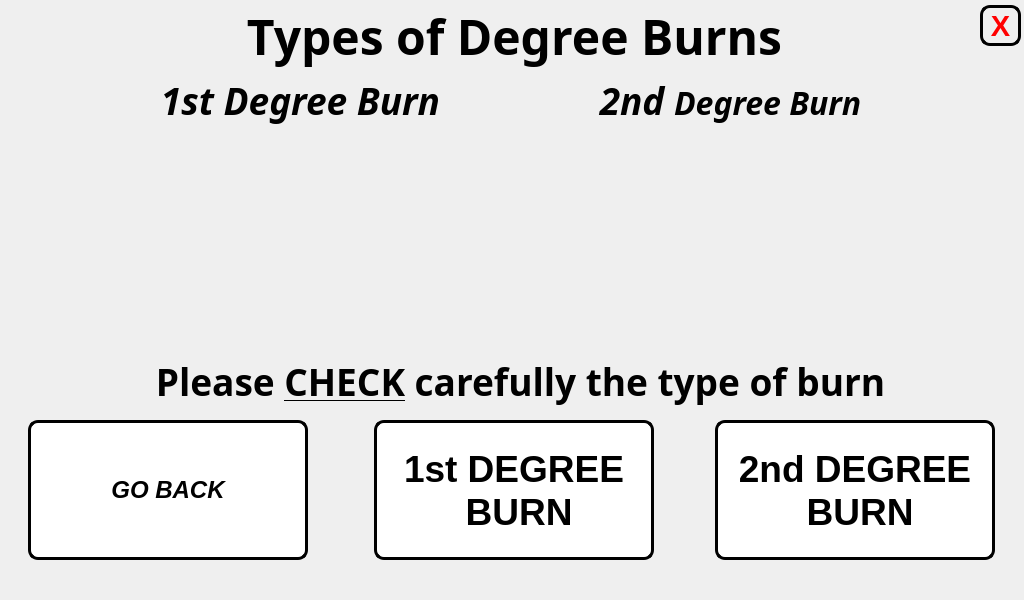
<?xml version="1.0" encoding="UTF-8"?>
<ui version="4.0">
 <class>step_4_window</class>
 <widget class="QMainWindow" name="step_4_window">
  <property name="geometry">
   <rect>
    <x>0</x>
    <y>0</y>
    <width>1024</width>
    <height>600</height>
   </rect>
  </property>
  <property name="minimumSize">
   <size>
    <width>1024</width>
    <height>600</height>
   </size>
  </property>
  <property name="maximumSize">
   <size>
    <width>1024</width>
    <height>600</height>
   </size>
  </property>
  <property name="windowTitle">
   <string>Types of Burns</string>
  </property>
  <widget class="QWidget" name="centralwidget">
   <widget class="QLabel" name="title_step_4">
    <property name="geometry">
     <rect>
      <x>9</x>
      <y>1</y>
      <width>1011</width>
      <height>71</height>
     </rect>
    </property>
    <property name="font">
     <font>
      <family>Unispace</family>
      <pointsize>18</pointsize>
      <weight>75</weight>
      <bold>true</bold>
     </font>
    </property>
    <property name="text">
     <string>&lt;html&gt;&lt;head/&gt;&lt;body&gt;&lt;p align=&quot;center&quot;&gt;&lt;span style=&quot; font-size:36pt;&quot;&gt;Types of Degree Burns&lt;/span&gt;&lt;/p&gt;&lt;/body&gt;&lt;/html&gt;</string>
    </property>
    <property name="alignment">
     <set>Qt::AlignCenter</set>
    </property>
   </widget>
   <widget class="QLabel" name="gif_player_label_4">
    <property name="geometry">
     <rect>
      <x>120</x>
      <y>120</y>
      <width>360</width>
      <height>240</height>
     </rect>
    </property>
    <property name="minimumSize">
     <size>
      <width>360</width>
      <height>240</height>
     </size>
    </property>
    <property name="maximumSize">
     <size>
      <width>360</width>
      <height>240</height>
     </size>
    </property>
    <property name="font">
     <font>
      <family>Unispace</family>
      <pointsize>16</pointsize>
      <weight>75</weight>
      <bold>true</bold>
     </font>
    </property>
    <property name="frameShape">
     <enum>QFrame::NoFrame</enum>
    </property>
    <property name="lineWidth">
     <number>1</number>
    </property>
    <property name="text">
     <string/>
    </property>
    <property name="pixmap">
     <pixmap>../pictures/1st_degree_burn.png</pixmap>
    </property>
    <property name="alignment">
     <set>Qt::AlignCenter</set>
    </property>
   </widget>
   <widget class="QPushButton" name="second_degree_burn">
    <property name="geometry">
     <rect>
      <x>715</x>
      <y>420</y>
      <width>280</width>
      <height>140</height>
     </rect>
    </property>
    <property name="minimumSize">
     <size>
      <width>280</width>
      <height>140</height>
     </size>
    </property>
    <property name="maximumSize">
     <size>
      <width>280</width>
      <height>140</height>
     </size>
    </property>
    <property name="font">
     <font>
      <pointsize>28</pointsize>
      <weight>75</weight>
      <bold>true</bold>
     </font>
    </property>
    <property name="cursor">
     <cursorShape>PointingHandCursor</cursorShape>
    </property>
    <property name="styleSheet">
     <string notr="true">QPushButton:hover:!pressed
{
  background-color: rgb(195,30,60);
}

QPushButton
{
  background-color: white;
color: black;
border-style: outset;
border-width: 3px;
border-radius:10px;
border-color: black;
}</string>
    </property>
    <property name="text">
     <string>2nd DEGREE 
 BURN</string>
    </property>
   </widget>
   <widget class="QPushButton" name="go_back_injury_type_4">
    <property name="geometry">
     <rect>
      <x>28</x>
      <y>420</y>
      <width>280</width>
      <height>140</height>
     </rect>
    </property>
    <property name="minimumSize">
     <size>
      <width>280</width>
      <height>140</height>
     </size>
    </property>
    <property name="maximumSize">
     <size>
      <width>280</width>
      <height>140</height>
     </size>
    </property>
    <property name="font">
     <font>
      <pointsize>18</pointsize>
      <weight>75</weight>
      <italic>true</italic>
      <bold>true</bold>
     </font>
    </property>
    <property name="styleSheet">
     <string notr="true">QPushButton:hover:!pressed
{
  background-color: rgb(195,30,60);
}

QPushButton
{
  background-color: white;
color: black;
border-style: outset;
border-width: 3px;
border-radius:10px;
border-color: black;
}</string>
    </property>
    <property name="text">
     <string>GO BACK</string>
    </property>
   </widget>
   <widget class="QLabel" name="gif_player_label_5">
    <property name="geometry">
     <rect>
      <x>550</x>
      <y>120</y>
      <width>360</width>
      <height>240</height>
     </rect>
    </property>
    <property name="minimumSize">
     <size>
      <width>360</width>
      <height>240</height>
     </size>
    </property>
    <property name="maximumSize">
     <size>
      <width>360</width>
      <height>240</height>
     </size>
    </property>
    <property name="font">
     <font>
      <family>Unispace</family>
      <pointsize>16</pointsize>
      <weight>75</weight>
      <bold>true</bold>
     </font>
    </property>
    <property name="frameShape">
     <enum>QFrame::NoFrame</enum>
    </property>
    <property name="lineWidth">
     <number>1</number>
    </property>
    <property name="text">
     <string/>
    </property>
    <property name="pixmap">
     <pixmap>../pictures/2nd_degree_burn.png</pixmap>
    </property>
    <property name="alignment">
     <set>Qt::AlignCenter</set>
    </property>
   </widget>
   <widget class="QLabel" name="label">
    <property name="geometry">
     <rect>
      <x>0</x>
      <y>0</y>
      <width>1024</width>
      <height>600</height>
     </rect>
    </property>
    <property name="minimumSize">
     <size>
      <width>1024</width>
      <height>600</height>
     </size>
    </property>
    <property name="maximumSize">
     <size>
      <width>1024</width>
      <height>600</height>
     </size>
    </property>
    <property name="text">
     <string/>
    </property>
    <property name="pixmap">
     <pixmap>../pictures/program_pictures/main_wallpaper.png</pixmap>
    </property>
   </widget>
   <widget class="QPushButton" name="first_degree_burn">
    <property name="geometry">
     <rect>
      <x>374</x>
      <y>420</y>
      <width>280</width>
      <height>140</height>
     </rect>
    </property>
    <property name="minimumSize">
     <size>
      <width>280</width>
      <height>140</height>
     </size>
    </property>
    <property name="maximumSize">
     <size>
      <width>280</width>
      <height>140</height>
     </size>
    </property>
    <property name="font">
     <font>
      <pointsize>28</pointsize>
      <weight>75</weight>
      <bold>true</bold>
     </font>
    </property>
    <property name="cursor">
     <cursorShape>PointingHandCursor</cursorShape>
    </property>
    <property name="styleSheet">
     <string notr="true">QPushButton:hover:!pressed
{
  background-color: rgb(195,30,60);
}

QPushButton
{
  background-color: white;
color: black;
border-style: outset;
border-width: 3px;
border-radius:10px;
border-color: black;
}</string>
    </property>
    <property name="text">
     <string>1st DEGREE 
 BURN</string>
    </property>
   </widget>
   <widget class="QLabel" name="label_2">
    <property name="geometry">
     <rect>
      <x>100</x>
      <y>70</y>
      <width>401</width>
      <height>61</height>
     </rect>
    </property>
    <property name="font">
     <font>
      <family>Unispace</family>
      <pointsize>36</pointsize>
      <weight>75</weight>
      <bold>true</bold>
     </font>
    </property>
    <property name="text">
     <string>&lt;html&gt;&lt;head/&gt;&lt;body&gt;&lt;p align=&quot;center&quot;&gt;&lt;span style=&quot; font-size:28pt; font-style:italic;&quot;&gt;1st Degree Burn&lt;/span&gt;&lt;/p&gt;&lt;/body&gt;&lt;/html&gt;</string>
    </property>
   </widget>
   <widget class="QLabel" name="label_3">
    <property name="geometry">
     <rect>
      <x>530</x>
      <y>70</y>
      <width>401</width>
      <height>61</height>
     </rect>
    </property>
    <property name="font">
     <font>
      <family>Unispace</family>
      <pointsize>36</pointsize>
      <weight>75</weight>
      <bold>true</bold>
     </font>
    </property>
    <property name="text">
     <string>&lt;html&gt;&lt;head/&gt;&lt;body&gt;&lt;p align=&quot;center&quot;&gt;&lt;span style=&quot; font-size:28pt; font-style:italic;&quot;&gt;2nd &lt;/span&gt;&lt;span style=&quot; font-size:24pt; font-style:italic;&quot;&gt;Degree Burn&lt;/span&gt;&lt;/p&gt;&lt;/body&gt;&lt;/html&gt;</string>
    </property>
   </widget>
   <widget class="QLabel" name="label_4">
    <property name="geometry">
     <rect>
      <x>20</x>
      <y>351</y>
      <width>1001</width>
      <height>61</height>
     </rect>
    </property>
    <property name="font">
     <font>
      <family>PibotoLt</family>
      <pointsize>36</pointsize>
      <weight>75</weight>
      <bold>true</bold>
     </font>
    </property>
    <property name="text">
     <string>&lt;html&gt;&lt;head/&gt;&lt;body&gt;&lt;p align=&quot;center&quot;&gt;&lt;span style=&quot; font-size:28pt;&quot;&gt;Please &lt;/span&gt;&lt;span style=&quot; font-size:28pt; text-decoration: underline;&quot;&gt;CHECK&lt;/span&gt;&lt;span style=&quot; font-size:28pt;&quot;&gt; carefully the type of burn&lt;/span&gt;&lt;/p&gt;&lt;/body&gt;&lt;/html&gt;</string>
    </property>
   </widget>
   <widget class="QPushButton" name="close_button">
    <property name="geometry">
     <rect>
      <x>980</x>
      <y>5</y>
      <width>41</width>
      <height>41</height>
     </rect>
    </property>
    <property name="font">
     <font>
      <pointsize>22</pointsize>
      <weight>75</weight>
      <bold>true</bold>
     </font>
    </property>
    <property name="styleSheet">
     <string notr="true">QPushButton:hover:!pressed
{
  background-color: rgb(195,30,60);
}

QPushButton
{

color: red;
border-style: outset;
border-width: 3px;
border-radius:10px;
border-color: black;
}
</string>
    </property>
    <property name="text">
     <string>X</string>
    </property>
   </widget>
   <zorder>label</zorder>
   <zorder>gif_player_label_5</zorder>
   <zorder>gif_player_label_4</zorder>
   <zorder>title_step_4</zorder>
   <zorder>label_2</zorder>
   <zorder>label_3</zorder>
   <zorder>label_4</zorder>
   <zorder>go_back_injury_type_4</zorder>
   <zorder>first_degree_burn</zorder>
   <zorder>second_degree_burn</zorder>
   <zorder>close_button</zorder>
  </widget>
 </widget>
 <resources/>
 <connections/>
</ui>
